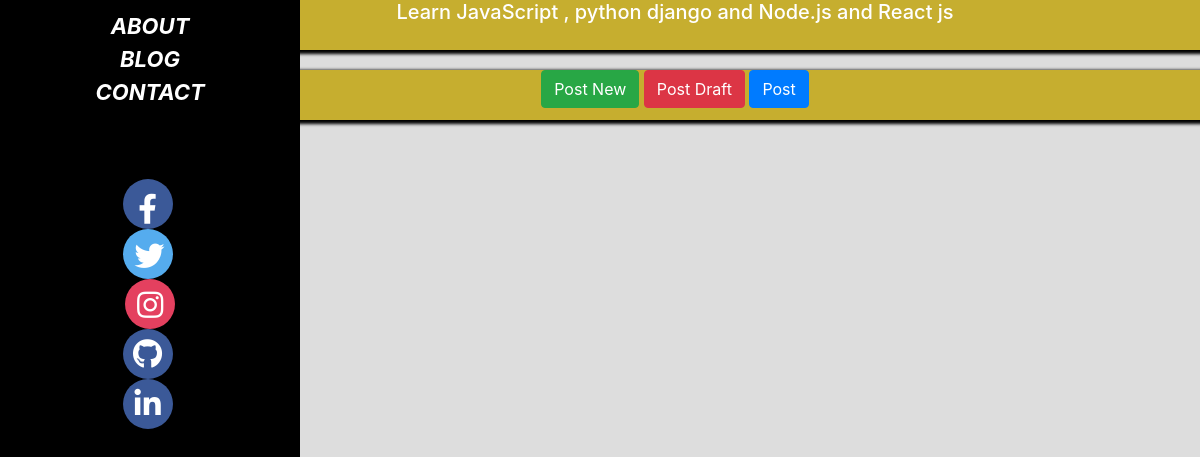
/draft/ (signed in), run on an earlier commit of the app's database.
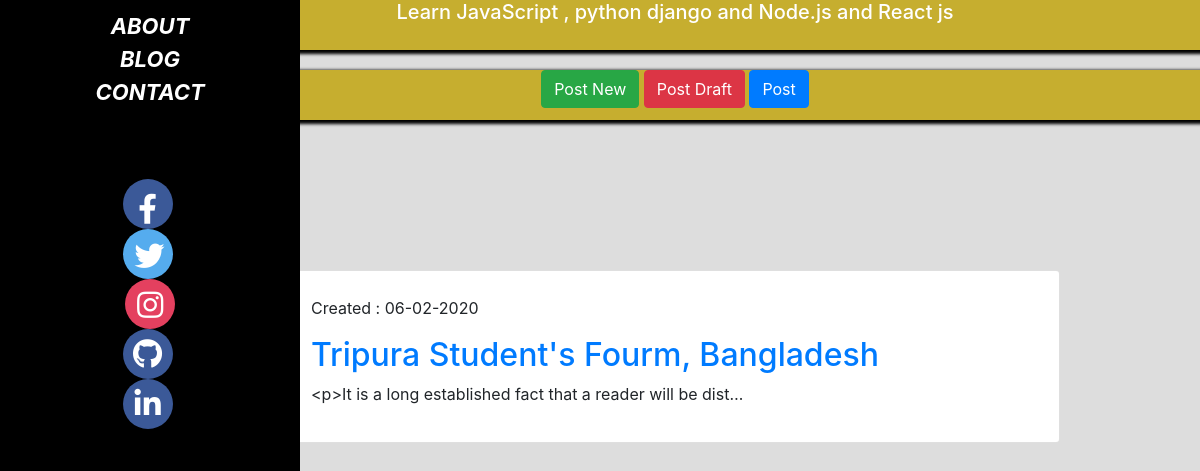
And on a later commit of the database.
### mysite/models.py (models this page shows, shortened)
class Post(models.Model):
    author = models.ForeignKey('auth.User', on_delete=models.CASCADE)
    title = models.CharField(max_length=200)
    text = RichTextUploadingField()
    created_date = models.DateTimeField(default=timezone.now)
    publish_date = models.DateTimeField(blank=True, null=True)

### mysite/views.py (the view)
# urls.py: path('draft/', views.post_draft, name='post_draft'),
@login_required
def post_draft(request):
    posts = Post.objects.filter(publish_date__isnull=True).order_by('-created_date')
    stuff_for_frontend = {'posts': posts }
    return render(request, 'blog/post_drafts.html',  stuff_for_frontend)

### mysite/templates/blog/post_drafts.html
{% extends 'blog/base.html'%}
{% block body %}
<div class="container">
  <div class="row justify-content-center">
    <div class="col-md-10">
    <div class="post_div">
      {% for post in posts %}
  <div class="card">
<div class="card-body">
  <div class="">
   <p> Created : {{ post.created_date|date:'d-m-Y'}}</p>
   <h2><a href="{% url 'post_details' pk=post.pk %}">{{ post.title }}</a></h2>
   <p>{{ post.text|truncatechars:60|linebreaksbr }}</p>
   </div>
</div>
</div>
  {% endfor %}
      </div>
    </div>
  </div>
</div>
{% endblock %}

### mysite/templates/blog/base.html (shortened to what this page needs)
{% load static %}
<!doctype html>
<html lang="en">
  <head>
    <link rel="stylesheet" href="https://stackpath.bootstrapcdn.com/bootstrap/4.3.1/css/bootstrap.min.css">
        <link rel="stylesheet" href="{% static 'css/style.css' %}" />
          <link rel="stylesheet" href="{% static 'css/resposivecode.css' %}" />
  <link rel="stylesheet" href="https://use.fontawesome.com/releases/v5.8.2/css/all.css"/>
</head>
<body class="homebody">
  <div class="left_area">
  <div class="nav_section">
  <nav class="nav_bar">
  <li><a href="{% url 'home' %}">ABOUT</a></li>
  <li><a href="{% url 'post_list' %}">BLOG</a></li>
      <li><a href="{% url 'contact' %}">CONTACT</a></li>
  </nav>
  </div>
  <div class="social_navbar">
    <div class="nav_section">
    <nav class="nav_bar">
    <div class="social-icon text-center">
      <li class="socialLIst"><a href=""><i class="fab fa-facebook-f fbcolor"></i></a></li>
     <li><a href="">  <i class="fab fa-twitter twittercolor"></i></a></li>
     <li><a href=""><i class="fab fa-instagram instagramcolor"></i></a></li>
      <li><a href=""><i class="fab fa-github"></i></a></li>
      <li><a href=""><i class="fab fa-linkedin-in"></i></a></li>
    </div>
    </nav>
    </div>
  </div>
  </div>
  <div class="top_bar_section">
<div class="container">
  <div class="top_bar">
        <h5 class="topheading"><a href="#">Learn JavaScript , python django and Node.js and React js</a></h5>
  </div>
</div>
  </div>
<div class="post_navbar">
  {% if user.is_authenticated %}
  <div class="top_bar_section">
<div class="container">
  <div class="top_bar">
      <a href="{% url 'post_new'%}" class="btn btn-success">Post New</a>
        <a href="{% url 'post_draft'%}" class="btn btn-danger">Post Draft</a>
        <a href="{% url 'post_list'%}" class="btn btn-primary">Post</a>
  </div>
</div>
  </div>
  {% endif %}
</div>
      {% block body %}
      {% endblock %}
</body>
</html>

### mysite/static/css/style.css (style rules this page uses)
* { margin: 0; padding: 0; }
.homebody { background: #ddd; min-height: 800px; }
.social_navbar { margin-top: 50px; }
.left_area { padding:10px 0px; z-index:1; position:fixed; left:0; top:0; width: 300px; background: #000; height: 100%; }
.nav_bar { text-transform: uppercase; font-weight: bold; font-style: italic; text-align: center; font-size: 22px; color: #fff !important; }
.nav_bar li { color: #fff !important; list-style: none; }
.nav_bar li a { color: #fff !important; }
.top_bar_section { height: 50px; background: #c6ae2f; box-shadow: 2px 2px 3px 2px #000; }
.top_bar { margin-left: 150px; text-align: center; }
.top_bar a { color: #fff !important; }
.card { font-size: 16px; margin-bottom: 10px; }
.card-body { margin-top: 5px; }
.post_div { margin-bottom: 5px; margin-left: 150px; margin-top: 150px; }
.instagramcolor { width: 50px; height: 50px; border-radius: 50px; align-items: center; padding: 11px; font-size: 30px; background:#E4405F; color: white; }
.twittercolor { margin-right: 5px; width: 50px; height: 50px; border-radius: 50px; align-items: center; padding: 12px; font-size: 30px; background: #55ACEE; color: white; }
.fbcolor { margin-right: 5px; width: 50px; height: 50px; border-radius: 50px; align-items: center; padding: 15px; font-size: 30px; background: #3B5998; color: white; }
.fa-github { margin-right: 5px; width: 50px; height: 50px; border-radius: 50px; align-items: center; padding: 10px; font-size: 30px; background: #3B5998; }
.fa-linkedin-in { margin-right: 5px; width: 50px; height: 50px; border-radius: 50px; align-items: center; padding: 10px; font-size: 30px; background: #3B5998; }
.social-icon { margin-top: 50px; padding: 20px; }
.post_navbar { margin-top: 20px; }

What changed in the data, as far as the page shows it:
added Post: created_date "06-02-2020", title "Tripura Student's Fourm, Bangladesh", text "<p>It is a long established fact that a reader will be dist…"
